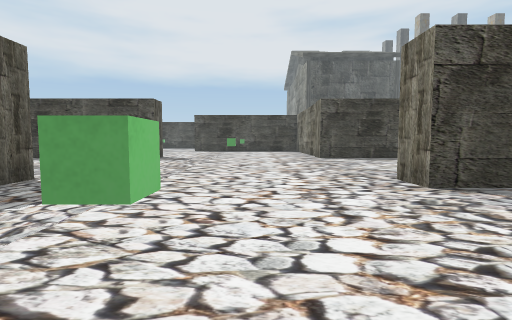
[1] (above)

22 first-person views from a walk through a scene from a Unity 3-D project. The camera is 1.5 m above the floor, tilts 4° down and sees 85° across. The floor is counted in squares, 2 m on a side. Each view is taken from the middle of a square. On the plan, view 1 faces up. The plan holds only what a view shows up to about 10 squares ahead; the rest is blank. The place goes on beyond the plan. The player is left out.

[2]
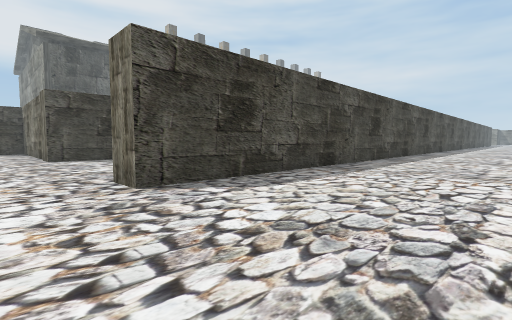

[3]
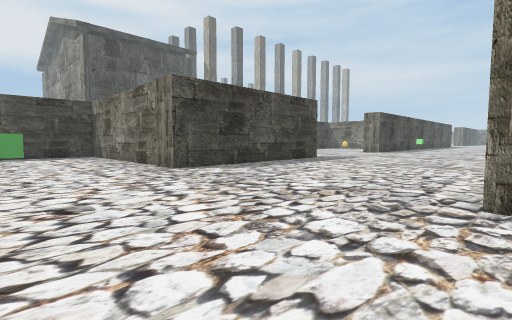

[4]
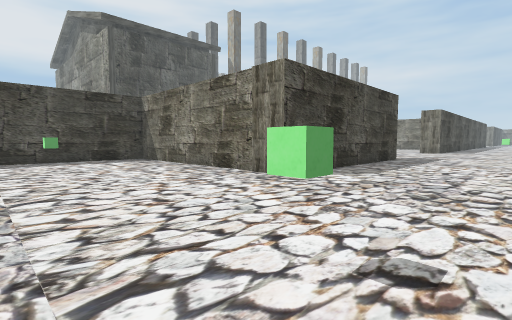

[5]
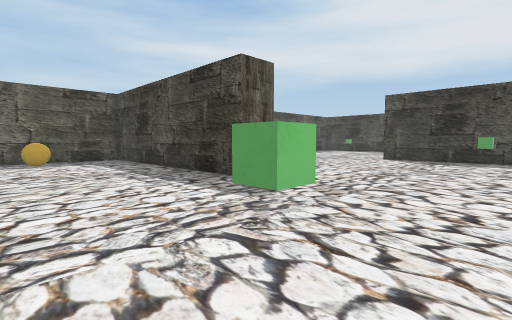

[6]
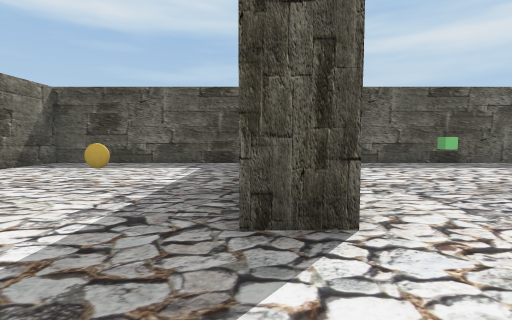

[7]
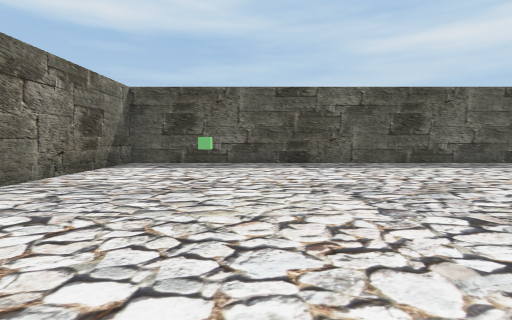

[8]
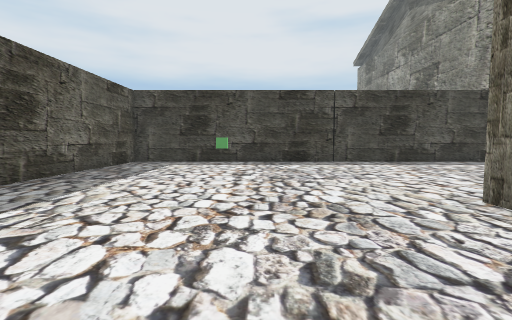

[9]
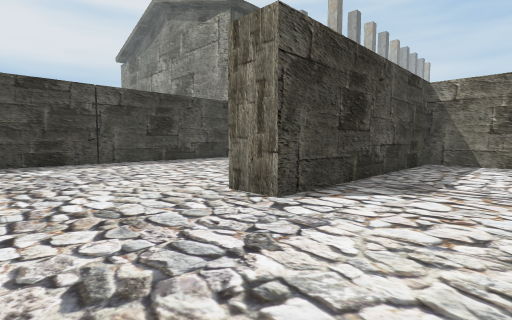

[10]
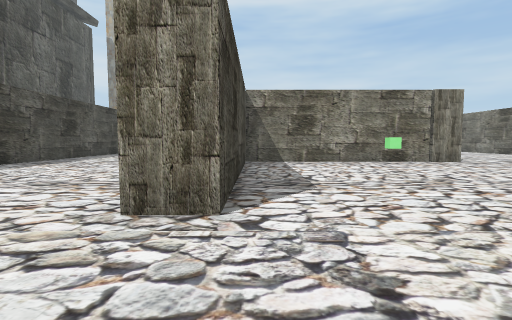

[11]
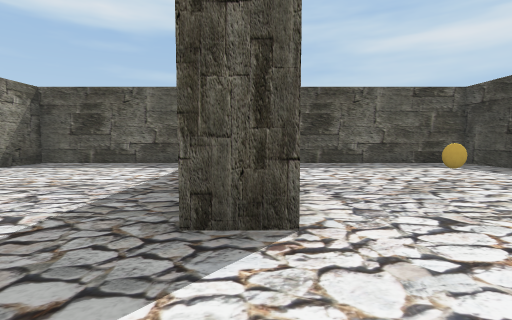

[12]
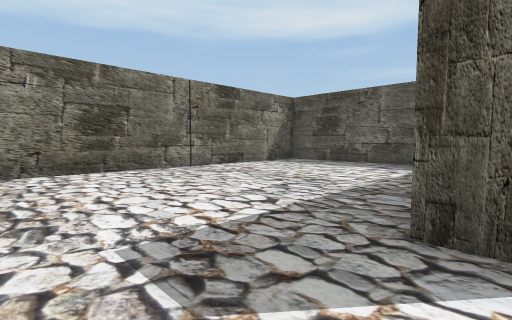

[13]
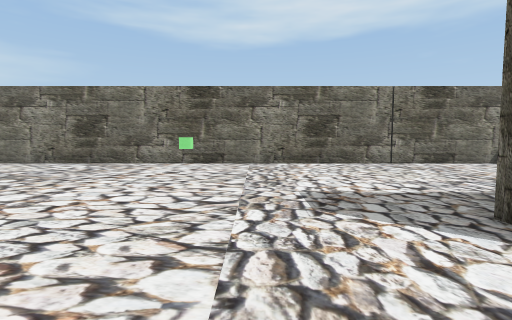

[14]
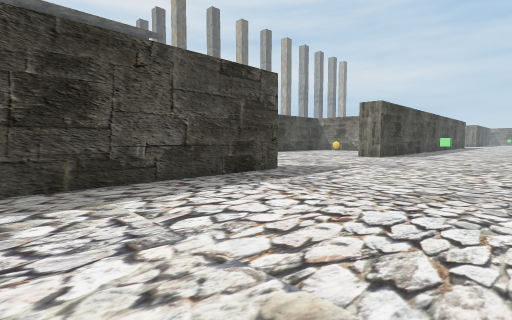

[15]
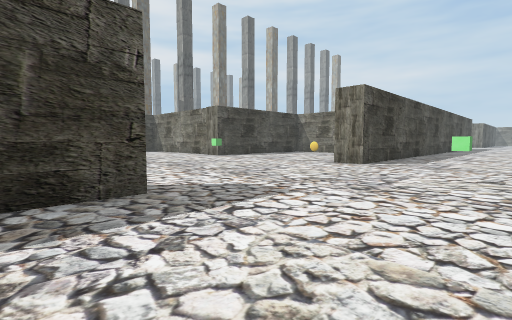

[16]
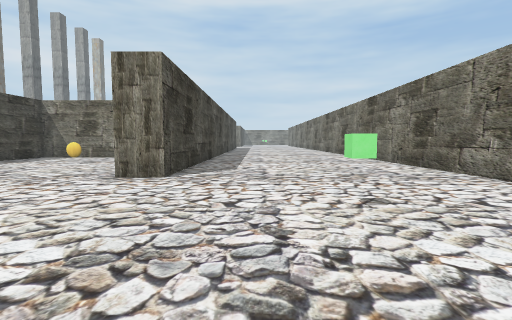

[17]
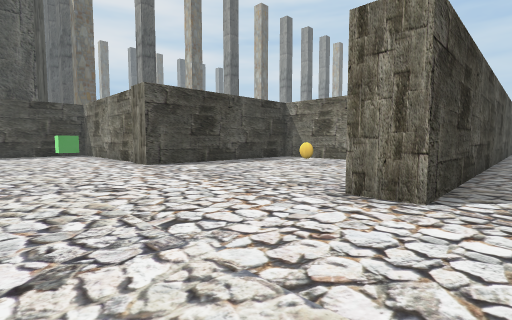

[18]
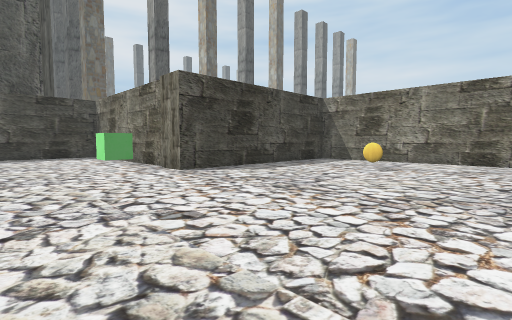

[19]
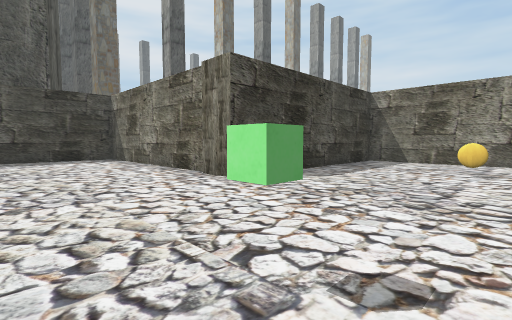

[20]
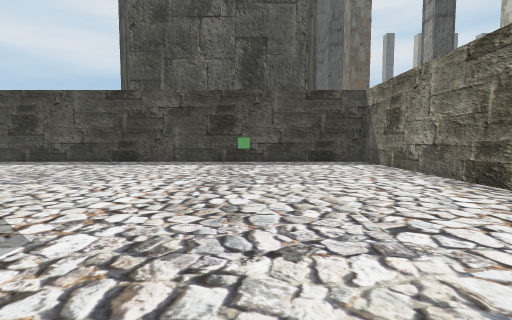

[21]
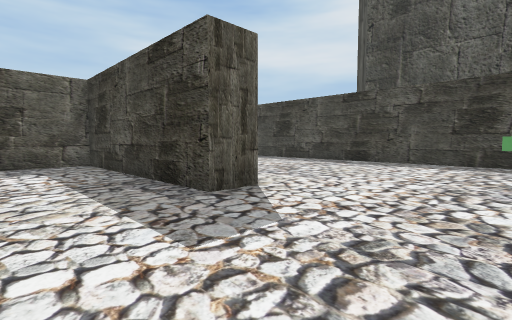

[22]
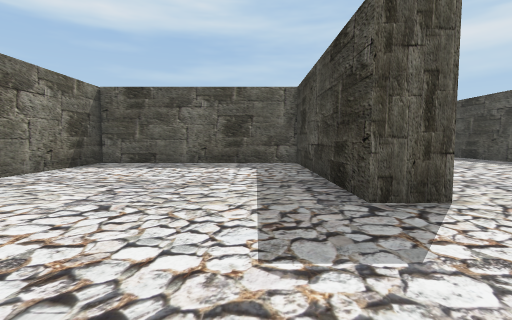

### Floor plan
Points are (right, up) in squares from view 1. A wall is a line through its corners. A room is listed if a view was taken in it or the views show most of it. See-through windows are left out.
Room 1 (views 1, 2, 3, 4, 5, 6, 7, 8, 9, 10, 11, 12, 13, 14, 15, 16, 17, 18, 19, 20, 21, 22)
walls: (9.8, 11.9) (2.8, 11.9) (2.8, 19.4) (-4.2, 19.4) (-4.2, 20.4); (10.9, 4.4) (2.8, 4.4) (2.8, 5.4); (-4.3, 12.9) (-4.3, 11.9) (-11.3, 11.9) (-11.3, 5.4) (-9.1, 5.4); (9.7, 20.4) (9.7, 19.4) (3.7, 19.4) (3.7, 12.9) (7.5, 12.9); (-4.3, 5.4) (-4.3, 4.2); (16, 5.4) (21, 5.4); (16.8, 20.6) (16.8, 26.9) (-11.3, 26.9) (-11.3, 12.9) (-6.4, 12.9); (-11.3, 2.5) (-11.3, -2.1) (6.4, -2.1); (23.3, 13.4) (23.3, 18.9); (24.5, 11.9) (16.6, 11.9) (16.6, 12.9); (22.9, 19.4) (16.6, 19.4) (16.6, 20.4)
objects: cube (-8, 16); cube (-8, 23); cube (-1, 9); cube (-1, 16); cube (0, 1); cube (14, 9); cube (14, 16)

Positions as (right, up) in squares from view 1, and headings:
1: (0, 0), facing up
2: (1, 0), facing up-right
3: (-1, 5), facing up-right
4: (-2, 8), facing up-right
5: (0, 8), facing up-left
6: (-2, 12), facing left
7: (-2, 17), facing left
8: (-7, 17), facing up
9: (-7, 17), facing up-right
10: (-7, 19), facing right
11: (-2, 5), facing left
12: (-2, 5), facing down-left
13: (-2, 7), facing down
14: (4, 7), facing up-right
15: (8, 8), facing up-right
16: (11, 10), facing right
17: (13, 11), facing up-right
18: (13, 13), facing up-right
19: (13, 15), facing up-right
20: (13, 17), facing up
21: (13, 17), facing up-left
22: (13, 18), facing left
